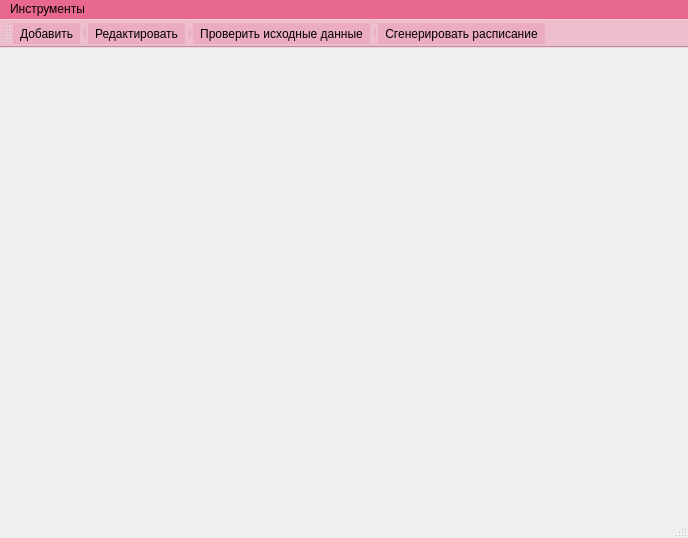
<?xml version="1.0" encoding="UTF-8"?>
<ui version="4.0">
 <class>ScheduleGenerator</class>
 <widget class="QMainWindow" name="ScheduleGenerator">
  <property name="geometry">
   <rect>
    <x>0</x>
    <y>0</y>
    <width>688</width>
    <height>538</height>
   </rect>
  </property>
  <property name="sizePolicy">
   <sizepolicy hsizetype="Minimum" vsizetype="Minimum">
    <horstretch>0</horstretch>
    <verstretch>0</verstretch>
   </sizepolicy>
  </property>
  <property name="windowTitle">
   <string>ScheduleGenerator</string>
  </property>
  <widget class="QWidget" name="centralWidget">
   <property name="autoFillBackground">
    <bool>false</bool>
   </property>
   <layout class="QGridLayout" name="gridLayout_centralWidget"/>
  </widget>
  <widget class="QMenuBar" name="menuBar">
   <property name="geometry">
    <rect>
     <x>0</x>
     <y>0</y>
     <width>688</width>
     <height>25</height>
    </rect>
   </property>
   <property name="styleSheet">
    <string notr="true">background-color: rgba(232, 99, 140, 245)</string>
   </property>
   <widget class="QMenu" name="menu">
    <property name="title">
     <string>Инструменты</string>
    </property>
    <addaction name="action_add"/>
    <addaction name="separator"/>
    <addaction name="action_edit"/>
    <addaction name="separator"/>
    <addaction name="action_check"/>
    <addaction name="separator"/>
    <addaction name="action_generate"/>
   </widget>
   <addaction name="menu"/>
  </widget>
  <widget class="QStatusBar" name="statusBar"/>
  <widget class="QToolBar" name="toolBar">
   <property name="windowTitle">
    <string>toolBar</string>
   </property>
   <property name="styleSheet">
    <string notr="true">background-color: rgba(232, 99, 140, 50)</string>
   </property>
   <property name="iconSize">
    <size>
     <width>37</width>
     <height>37</height>
    </size>
   </property>
   <attribute name="toolBarArea">
    <enum>TopToolBarArea</enum>
   </attribute>
   <attribute name="toolBarBreak">
    <bool>false</bool>
   </attribute>
   <addaction name="action_add"/>
   <addaction name="separator"/>
   <addaction name="action_edit"/>
   <addaction name="separator"/>
   <addaction name="action_check"/>
   <addaction name="separator"/>
   <addaction name="action_generate"/>
  </widget>
  <action name="action_add">
   <property name="icon">
    <iconset resource="resource.qrc">
     <normaloff>:/img/add.png</normaloff>:/img/add.png</iconset>
   </property>
   <property name="text">
    <string>Добавить</string>
   </property>
  </action>
  <action name="action_edit">
   <property name="icon">
    <iconset resource="resource.qrc">
     <normaloff>:/img/edit.png</normaloff>:/img/edit.png</iconset>
   </property>
   <property name="text">
    <string>Редактировать</string>
   </property>
  </action>
  <action name="action_check">
   <property name="icon">
    <iconset resource="resource.qrc">
     <normaloff>:/img/check.png</normaloff>:/img/check.png</iconset>
   </property>
   <property name="text">
    <string>Проверить исходные данные</string>
   </property>
  </action>
  <action name="action_generate">
   <property name="icon">
    <iconset resource="resource.qrc">
     <normaloff>:/img/generate.png</normaloff>:/img/generate.png</iconset>
   </property>
   <property name="text">
    <string>Сгенерировать расписание</string>
   </property>
  </action>
 </widget>
 <layoutdefault spacing="6" margin="11"/>
 <resources>
  <include location="resource.qrc"/>
 </resources>
 <connections/>
 <slots>
  <slot>on_bye_click()</slot>
 </slots>
</ui>
